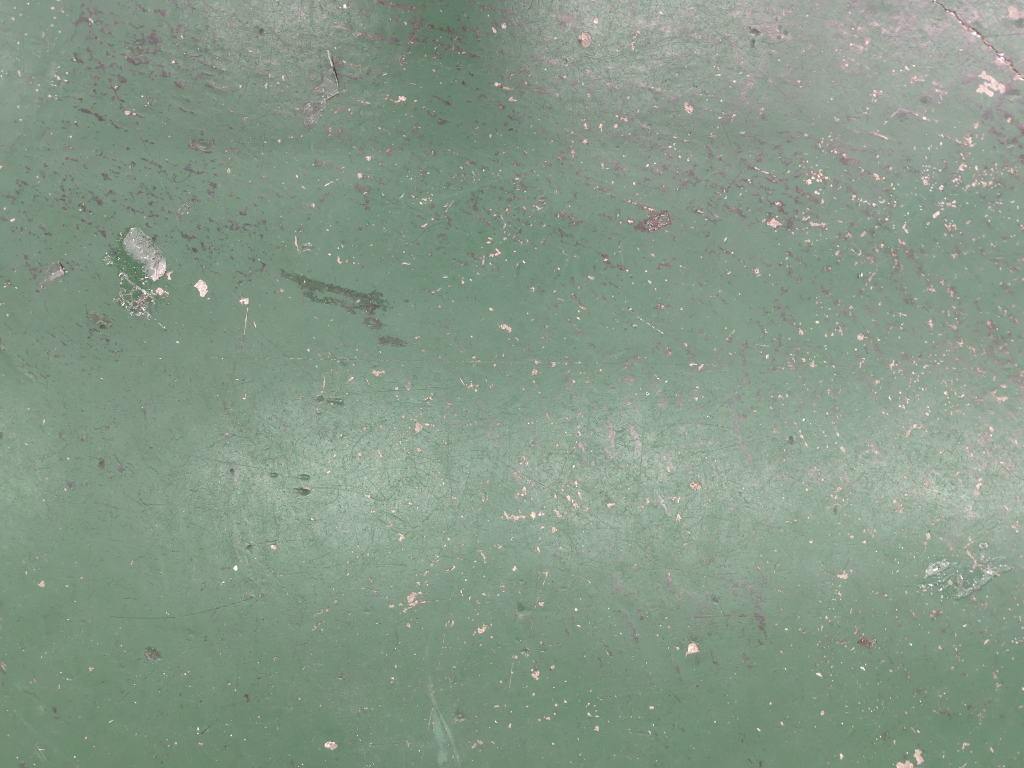
#> input picture image/images/s1.jpg, 4096 x 3072 px, found by its file name (shown at 1/4 size)
$ python read_write.py
#> lines starting #> are read from the running program, lines starting #| are printed output that depends on the picture; after the words box and inside, x2 and y2 are one past the last pixel; in counts of white or black regions, pixels touching at a corner belong together
### image/count_area.py
import numpy as np
import cv2

class CountArea:
    def __init__(self, lower_hsv, upper_hsv):
        self.lower_hsv = lower_hsv
        self.upper_hsv = upper_hsv

    def get_white_area(self, img):
        hsv = cv2.cvtColor(img, cv2.COLOR_BGR2HSV)
        mask = cv2.inRange(hsv, self.lower_hsv, self.upper_hsv)
        area = cv2.countNonZero(mask)
        return area, mask

### image/read_write.py

import cv2
import os
import numpy as np
from count_area import CountArea

imglist = ["s1.jpg", "s2.jpg"]
cleannumber = 100000

# 白色のHSV範囲（調整可能）
lower_white = np.array([0, 0, 200])
upper_white = np.array([180, 30, 255])

counter = CountArea(lower_white, upper_white)

for i in imglist:
    path = "D:\\testimege\\" + i
    print("ファイル存在:", os.path.exists(path))

    img = cv2.imread(path)
#> img is the input picture: shape (3072, 4096, 3); mean B, G, R 136.3, 152.8, 134.7
    print("読み込み結果:", type(img), "shape:" if img is not None else "None")
#| 読み込み結果: <class 'numpy.ndarray'> shape:

    if img is None:
        raise FileNotFoundError(f"画像が読み込めません: {path}")

    white_area, white_mask = counter.get_white_area(img)
#> in get_white_area, `hsv = cv2.cvtColor(img, cv2.COLOR_BGR2HSV)`: hsv: shape (3072, 4096, 3); mean H, S, V 61.2, 33.2, 153.2
#> in get_white_area, `mask = cv2.inRange(hsv, self.lower_hsv, self.upper_hsv)`:
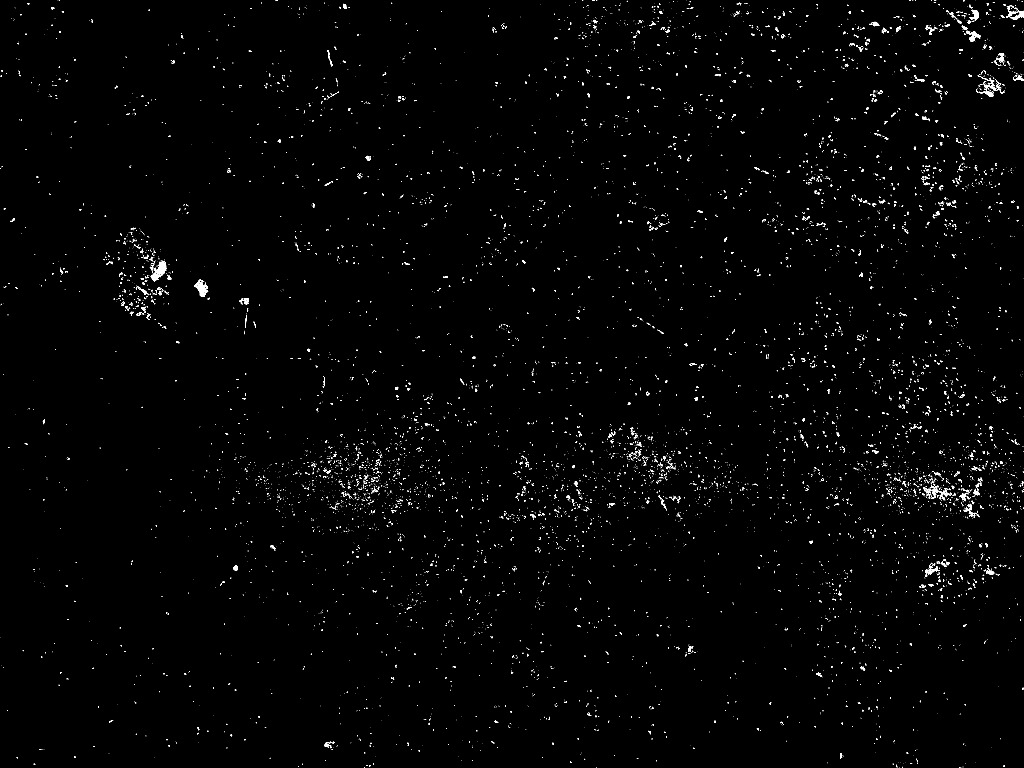
#> mask: shape (3072, 4096) (shown at 1/4 size); 0.72% white in thin lines or dots
#> in get_white_area, `area = cv2.countNonZero(mask)`: area = 90017
#> white_area = 90017
    print("白色領域の面積(ピクセル数):", white_area)
#| 白色領域の面積(ピクセル数): 90017

    if white_area > cleannumber:
        print(i, "切子が多い")
    else:
        print(i, "切子が少ない")
#> pass 2 of the loop `for i in imglist:`:
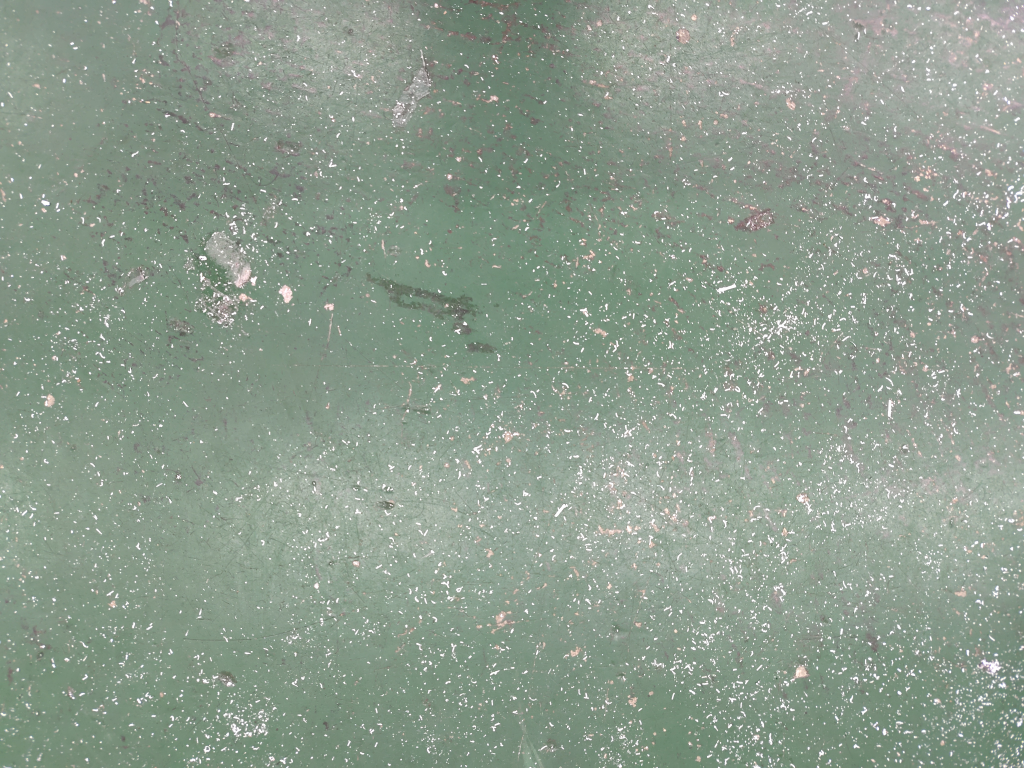
#> input picture image/images/s2.jpg, 4096 x 3072 px, found by its file name (shown at 1/4 size)
#> img is the input picture: shape (3072, 4096, 3); mean B, G, R 141.2, 155.3, 140.3
#| 読み込み結果: <class 'numpy.ndarray'> shape:
#> hsv: shape (3072, 4096, 3); mean H, S, V 60.4, 27.8, 155.6
#> in get_white_area (call 2), `mask = cv2.inRange(hsv, self.lower_hsv, self.upper_hsv)`:
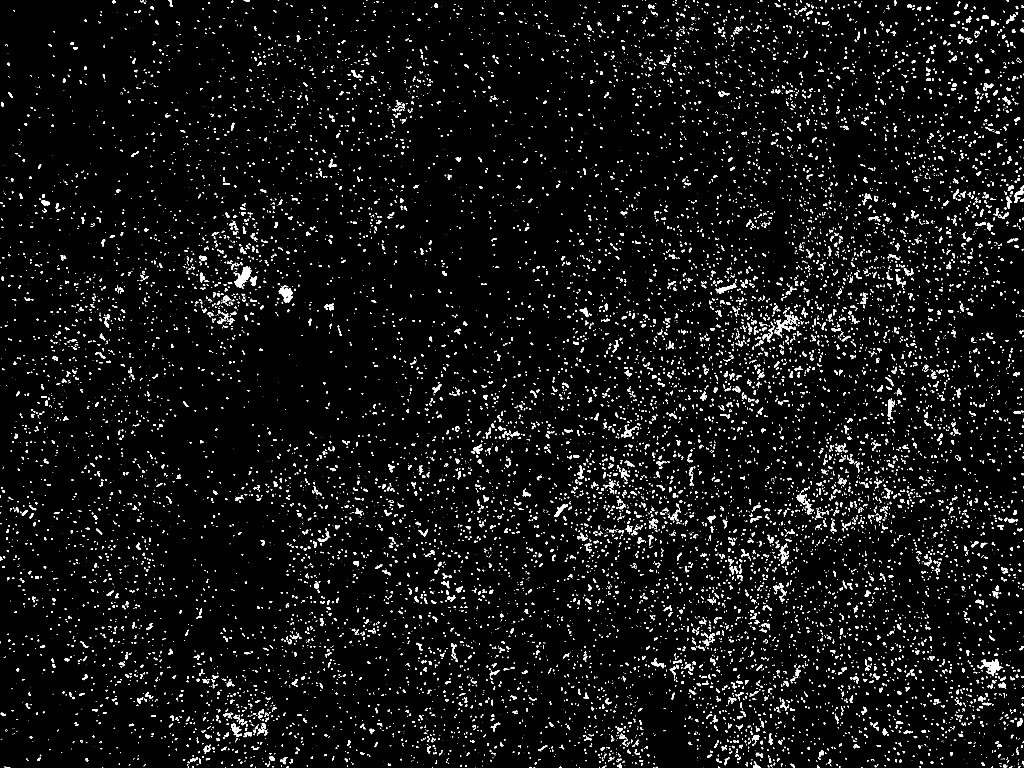
#> mask: shape (3072, 4096) (shown at 1/4 size); 3.8% white; 15197 white regions (7849 under 20 px), largest, box (x1, y1, x2, y2) and area: (937, 1064, 1007, 1155) 2599, (3909, 2636, 4006, 2705) 2345, (1115, 1140, 1172, 1211) 1763
#> area = 476406
#| 白色領域の面積(ピクセル数): 476406
